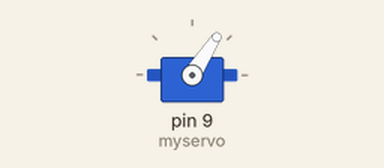
Recording of a sketch running on a simulated Arduino Uno, built with avr-gcc and run on an emulated ATmega328P. Shown: servo.

Above: at 0.05 s.
At 0.2 s:
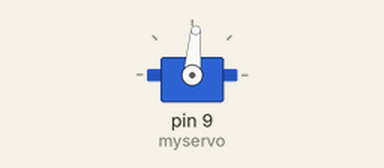
At 0.35 s:
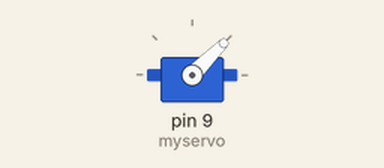
Timing chart, 0 to 3.0 s (numbered marks = the images above):
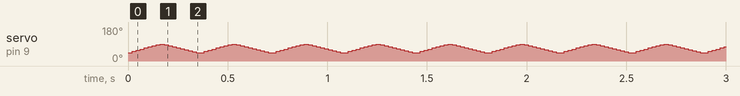

Measured:
- by itself, servo on pin 9 (myservo): repeats every 0.36 s: 57° 0.02 s, 63° 0.02 s, 69° 0.02 s, 75° 0.02 s, 81° 0.02 s, 87° 0.02 s, 90° 0.02 s, 85° 0.02 s, 80° 0.02 s, 75° 0.02 s, 70° 0.02 s, 65° 0.02 s, 60° 0.02 s, 55° 0.02 s, 50° 0.02 s, 45° 0.04 s, 51° 0.02 s

The sketch:

triangle_servo.ino
```cpp
#include <Servo.h>

Servo myservo;

int pos = 0;

void setup() {
  myservo.attach(9);
}

void loop() {
  for (pos = 45; pos <= 90; pos +=  6) {
    myservo.write(pos);
    delay(20);
  }
  for (pos = 90; pos >= 45; pos -= 5

  ) {
    myservo.write(pos);
    delay(20);
  }
}
```
